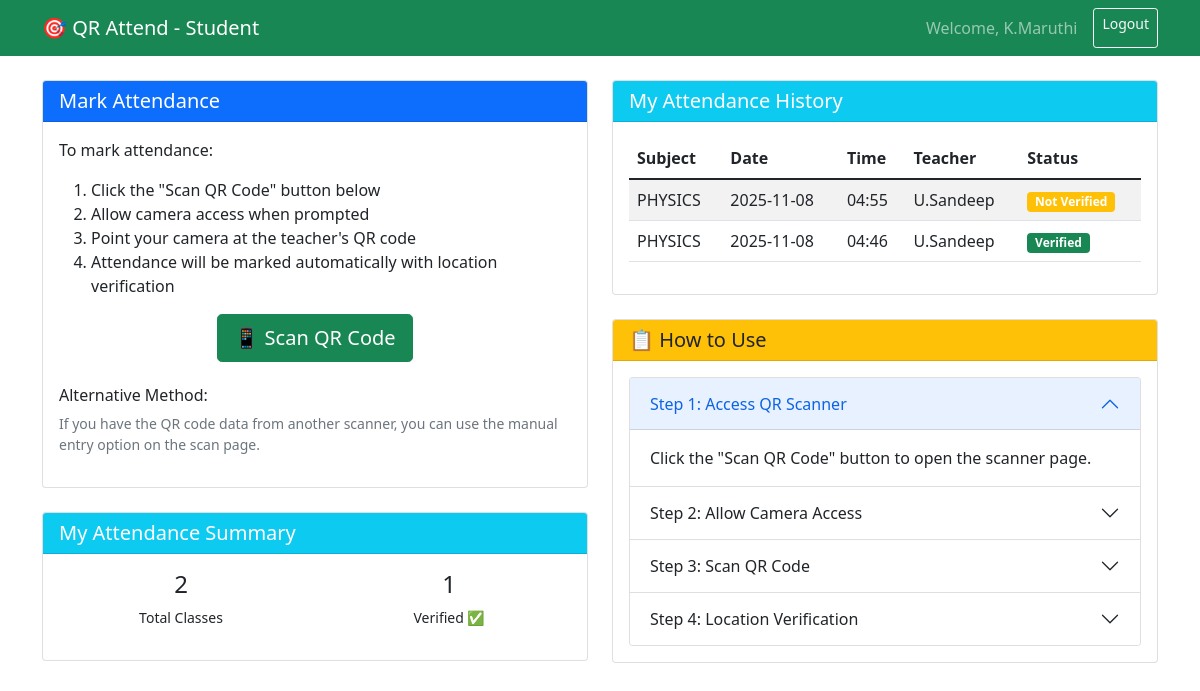
The app's page /student (signed in) with its own data.
### tables this page shows
CREATE TABLE attendance
                 (id INTEGER PRIMARY KEY AUTOINCREMENT,
                  student_id INTEGER NOT NULL,
                  class_id INTEGER NOT NULL,
                  timestamp TIMESTAMP DEFAULT CURRENT_TIMESTAMP,
                  latitude REAL,
                  longitude REAL,
                  location_verified BOOLEAN,
                  FOREIGN KEY (student_id) REFERENCES users (id),
                  FOREIGN KEY (class_id) REFERENCES classes (id));

CREATE TABLE classes
                 (id INTEGER PRIMARY KEY AUTOINCREMENT,
                  subject TEXT NOT NULL,
                  date TEXT NOT NULL,
                  teacher_id INTEGER NOT NULL,
                  qr_code_path TEXT,
                  location_lat REAL,
                  location_lng REAL,
                  expiry_time TIMESTAMP,
                  is_active BOOLEAN DEFAULT 1,
                  folder_id INTEGER,
                  section_id INTEGER,
                  created_at TIMESTAMP DEFAULT CURRENT_TIMESTAMP,
                  FOREIGN KEY (teacher_id) REFERENCES users (id),
                  FOREIGN KEY (folder_id) REFERENCES folders (id),
                  FOREIGN KEY (section_id) REFERENCES sections (id));

CREATE TABLE users
                 (id INTEGER PRIMARY KEY AUTOINCREMENT,
                  username TEXT UNIQUE NOT NULL,
                  password TEXT NOT NULL,
                  role TEXT NOT NULL,
                  name TEXT NOT NULL,
                  email TEXT,
                  created_at TIMESTAMP DEFAULT CURRENT_TIMESTAMP);

### app.py (the view)
@app.route('/student')
@login_required(role='student')
def student_dashboard():
    student_id = session['user_id']
    conn = get_db_connection()
    attendance = conn.execute('''SELECT a.*, c.subject, c.date, u.name as teacher_name
                                FROM attendance a
                                JOIN classes c ON a.class_id = c.id
                                JOIN users u ON c.teacher_id = u.id
                                WHERE a.student_id = ?
                                ORDER BY a.timestamp DESC''', (student_id,)).fetchall()
    conn.close()
    return render_template('student_dashboard.html', attendance=attendance)

### app.py (called while the page is built)
def get_db_connection():
    conn = sqlite3.connect(app.config['DATABASE'])
    conn.row_factory = sqlite3.Row
    return conn

def login_required(role=None):
    def decorator(f):
        from functools import wraps
        @wraps(f)
        def decorated_function(*args, **kwargs):
            if 'user_id' not in session:
                return redirect(url_for('login'))
            if role and session.get('role') != role:
                flash('Access denied!', 'error')
                return redirect(url_for('index'))
            return f(*args, **kwargs)
        return decorated_function
    return decorator

### templates/student_dashboard.html (shortened to what this page needs)
<!DOCTYPE html>
<html lang="en">
<head>
    <link href="https://cdn.jsdelivr.net/npm/bootstrap@5.1.3/dist/css/bootstrap.min.css" rel="stylesheet">
</head>
<body>
    <nav class="navbar navbar-expand-lg navbar-dark bg-success">
        <div class="container">
            <a class="navbar-brand" href="#">🎯 QR Attend - Student</a>
            <div class="navbar-nav ms-auto">
                <span class="navbar-text me-3">Welcome, {{ session.name }}</span>
                <a class="btn btn-outline-light btn-sm" href="{{ url_for('logout') }}">Logout</a>
            </div>
        </div>
    </nav>
    <div class="container mt-4">
        <div class="row">
            <div class="col-md-6">
                <div class="card">
                    <div class="card-header bg-primary text-white">
                        <h5 class="mb-0">Mark Attendance</h5>
                    </div>
                    <div class="card-body">
                        <p>To mark attendance:</p>
                        <ol>
                            <li>Click the "Scan QR Code" button below</li>
                            <li>Allow camera access when prompted</li>
                            <li>Point your camera at the teacher's QR code</li>
                            <li>Attendance will be marked automatically with location verification</li>
                        </ol>
                        <div class="text-center">
                            <a href="{{ url_for('scan_qr_page') }}" class="btn btn-success btn-lg">
                                📱 Scan QR Code
                            </a>
                        </div>
                        <div class="mt-4">
                            <h6>Alternative Method:</h6>
                            <p class="small text-muted">If you have the QR code data from another scanner, you can use the manual entry option on the scan page.</p>
                        </div>
                    </div>
                </div>
                <div class="card mt-4">
                    <div class="card-header bg-info text-white">
                        <h5 class="mb-0">My Attendance Summary</h5>
                    </div>
                    <div class="card-body">
                        {% if attendance %}
                            {% set total_classes = attendance|length %}
                            {% set verified_count = attendance|selectattr('location_verified')|list|length %}
                            <div class="row text-center">
                                <div class="col-6">
                                    <h4>{{ total_classes }}</h4>
                                    <p class="small">Total Classes</p>
                                </div>
                                <div class="col-6">
                                    <h4>{{ verified_count }}</h4>
                                    <p class="small">Verified ✅</p>
                                </div>
                            </div>
                        {% else %}
                            <p class="text-muted text-center">No attendance records yet.</p>
                        {% endif %}
                    </div>
                </div>
            </div>
            <div class="col-md-6">
                <div class="card">
                    <div class="card-header bg-info text-white">
                        <h5 class="mb-0">My Attendance History</h5>
                    </div>
                    <div class="card-body">
                        {% if attendance %}
                            <div class="table-responsive">
                                <table class="table table-striped">
                                    <thead>
                                        <tr>
                                            <th>Subject</th>
                                            <th>Date</th>
                                            <th>Time</th>
                                            <th>Teacher</th>
                                            <th>Status</th>
                                        </tr>
                                    </thead>
                                    <tbody>
                                        {% for record in attendance %}
                                        <tr>
                                            <td>{{ record.subject }}</td>
                                            <td>{{ record.date }}</td>
                                            <td>{{ record.timestamp[11:16] if record.timestamp else 'N/A' }}</td>
                                            <td>{{ record.teacher_name }}</td>
                                            <td>
                                                <span class="badge bg-{{ 'success' if record.location_verified else 'warning' }}">
                                                    {{ 'Verified' if record.location_verified else 'Not Verified' }}
                                                </span>
                                            </td>
                                        </tr>
                                        {% endfor %}
                                    </tbody>
                                </table>
                            </div>
                        {% else %}
                            <div class="text-center py-4">
                                <h5 class="text-muted">No attendance records yet.</h5>
                                <p class="text-muted">Scan a QR code from your teacher to mark attendance.</p>
                                <a href="{{ url_for('scan_qr_page') }}" class="btn btn-primary">Scan Your First QR Code</a>
                            </div>
                        {% endif %}
                    </div>
                </div>
                <div class="card mt-4">
                    <div class="card-header bg-warning text-dark">
                        <h5 class="mb-0">📋 How to Use</h5>
                    </div>
                    <div class="card-body">
                        <div class="accordion" id="instructionsAccordion">
                            <div class="accordion-item">
                                <h2 class="accordion-header" id="headingOne">
                                    <button class="accordion-button" type="button" data-bs-toggle="collapse" data-bs-target="#collapseOne">
                                        Step 1: Access QR Scanner
                                    </button>
                                </h2>
                                <div id="collapseOne" class="accordion-collapse collapse show" data-bs-parent="#instructionsAccordion">
                                    <div class="accordion-body">
                                        Click the "Scan QR Code" button to open the scanner page.
                                    </div>
                                </div>
                            </div>
                            <div class="accordion-item">
                                <h2 class="accordion-header" id="headingTwo">
                                    <button class="accordion-button collapsed" type="button" data-bs-toggle="collapse" data-bs-target="#collapseTwo">
                                        Step 2: Allow Camera Access
                                    </button>
                                </h2>
                            </div>
                            <div class="accordion-item">
                                <h2 class="accordion-header" id="headingThree">
                                    <button class="accordion-button collapsed" type="button" data-bs-toggle="collapse" data-bs-target="#collapseThree">
                                        Step 3: Scan QR Code
                                    </button>
                                </h2>
                            </div>
                            <div class="accordion-item">
                                <h2 class="accordion-header" id="headingFour">
                                    <button class="accordion-button collapsed" type="button" data-bs-toggle="collapse" data-bs-target="#collapseFour">
                                        Step 4: Location Verification
                                    </button>
                                </h2>
                            </div>
                        </div>
                    </div>
                </div>
            </div>
        </div>
    </div>
</body>
</html>

### records on screen
attendance: subject "PHYSICS", date "2025-11-08", timestamp "04:55", teacher_name "U.Sandeep", location_verified "Not Verified"
attendance: subject "PHYSICS", date "2025-11-08", timestamp "04:46", teacher_name "U.Sandeep", location_verified "Verified"

### other values on screen
{{ session.name }} "K.Maruthi"
{{ total_classes }} "2"
{{ verified_count }} "1"
